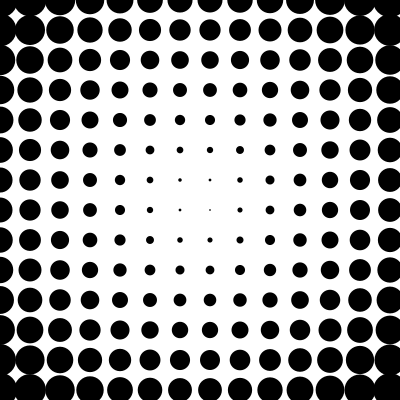
Frame 1 (no input)
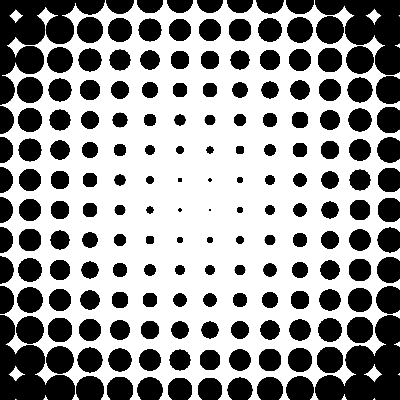
Frame 60 (the mouse pressed at the canvas centre just before this capture)
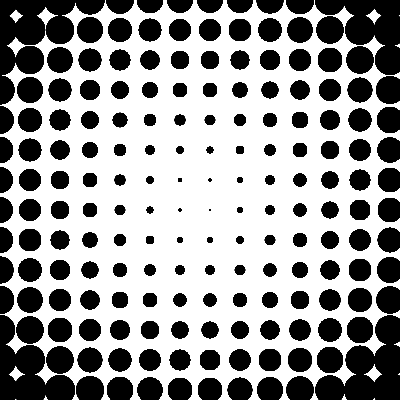
Frame 120 (the mouse held since frame 60 and released just before this capture)

The Processing sketch that drew these frames (run headless with seeded random() and noise(); from frame 60 on, the mouse is pressed at the canvas centre):

// Processing sketch: processing_163406
// ── processing_163406.pde

void setup() {

  size(400, 400);

  background(255);

  fill(0);

  noStroke();
  

}

void draw() {

  for (int i=0; i<=400; i+=30) {

    for (int j=0; j<=400; j+=30) {
      
      ellipse(i, j, dist(i, j, 200, 200)/8, dist(i, j, 200, 200)/8);

    }

  }

}
